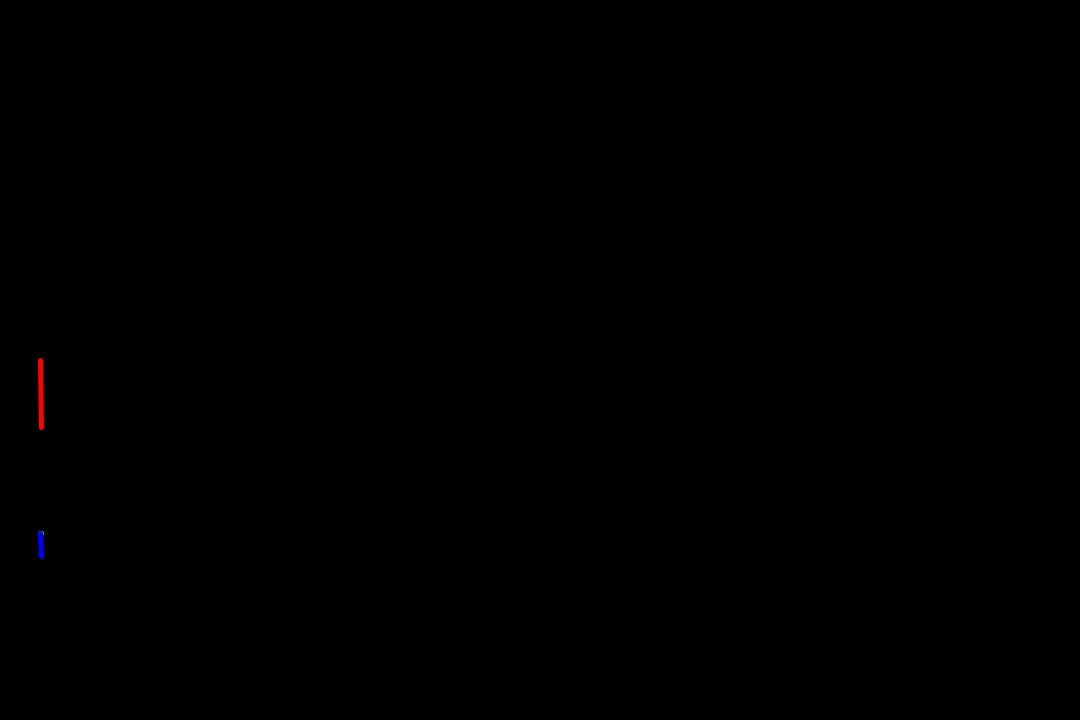
Frame 1 (no input)
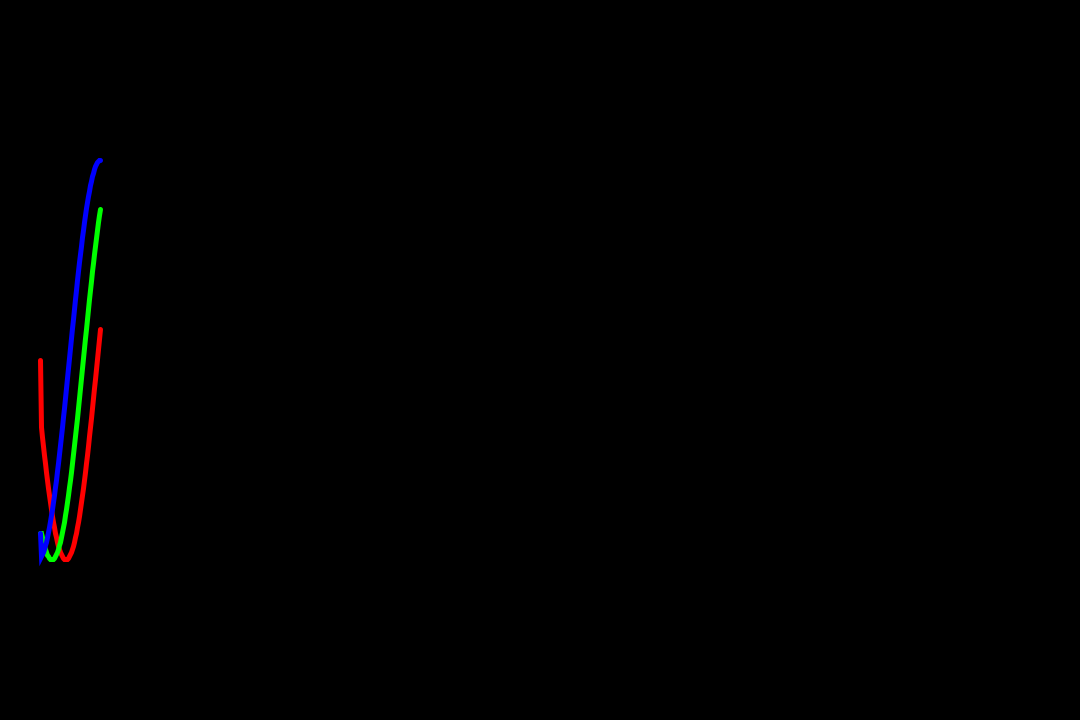
Frame 60 (the mouse pressed at the canvas centre just before this capture)
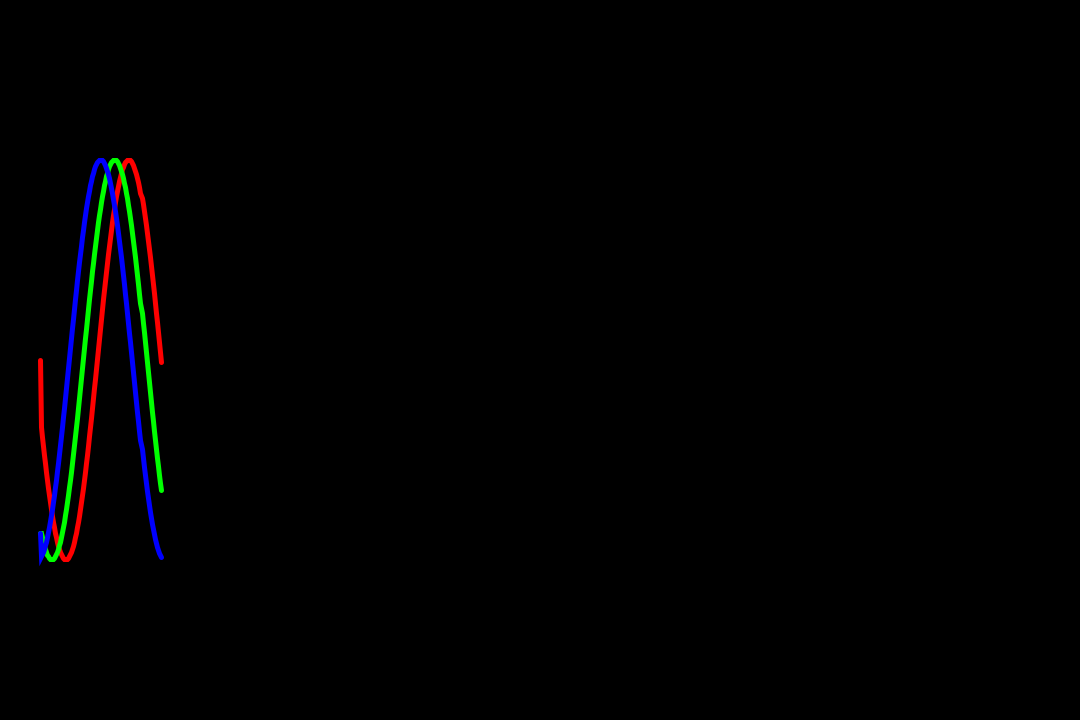
Frame 120 (the mouse held since frame 60 and released just before this capture)

The Processing sketch that drew these frames (run headless with seeded random() and noise(); from frame 60 on, the mouse is pressed at the canvas centre):

// Processing sketch: SynchronisationV4
// ── SynchronisationV4.pde
Wave[] waves;
int t;

void setup() {
  size(1080, 720);
  waves = new Wave[3];
  waves[0] = new Wave(0, color(255, 0, 0));
  waves[1] = new Wave(PI/3, color(0, 255, 0));
  waves[2] = new Wave(2*PI/3, color(0, 0, 255));
  strokeWeight(5); 
  t = 0;
  noFill();
}

void draw() {
  background(0);
  for (Wave w : waves) {
    w.update(waves, t);
    w.render();
  }
  t ++;
}

// ── Wave.pde
class Wave {
  float increment, initPhase, yScale, K;
  int arrayLength, arrayLimit, omega, offset;
  ArrayList<PVector> pointArray;
  color colour;

  Wave(float initPhase_, color colour_) {
    K = 0.2;
    increment = 0.01;
    initPhase = initPhase_;
    offset = 40;
    yScale = 200;
    omega = 5;
    arrayLength = 1000;
    pointArray = new ArrayList<PVector>();
    pointArray.add(0, new PVector(0 + offset, sin(0 + initPhase), initPhase)); //enter the first value
    arrayLimit = 1000;
    colour = colour_;
  };

  void update(Wave[] waves, int t) {
    float x = t*increment;
    float theta_i = pointArray.get(0).z; //grab the phase from the pointArray
    float sumOfSines = 0; //start a count
    
    for (Wave w : waves) { //for w in waves...
      sumOfSines += sin(w.pointArray.get(0).z - theta_i); //because we're always storing the next thing at the beginning of the array...
      println("adding", sumOfSines);  
  } 
    float phase = theta_i + K*sumOfSines;
    pointArray.add(new PVector(x + offset, sin(omega*x+phase), phase));

    //finally, if the array is getting too big, remove the very last element
    if (pointArray.size() > arrayLimit) {
      pointArray.remove(arrayLimit - 1);
    }
  }



  void render() {
    stroke(colour);
    pushMatrix();
    translate(0, height/2);
    beginShape();
    for (int i = 0; i < pointArray.size(); i++) {
      vertex(i+pointArray.get(i).x, yScale*pointArray.get(i).y);
    }
    endShape();
    popMatrix();
  }
}
